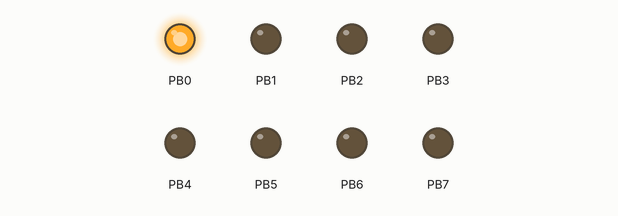
Simulated run of this program. Board: ATmega8, built with avr-gcc and emulated at 1 MHz. Shown: output pins drawn as LEDs (lit = HIGH).

Above: at 0.5 s.
At 2.5 s:
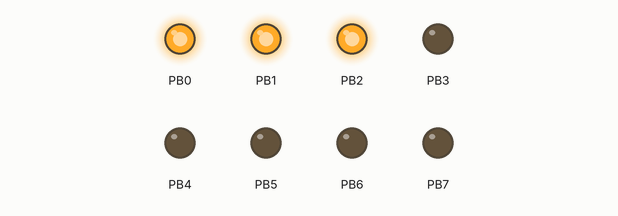
At 4.5 s:
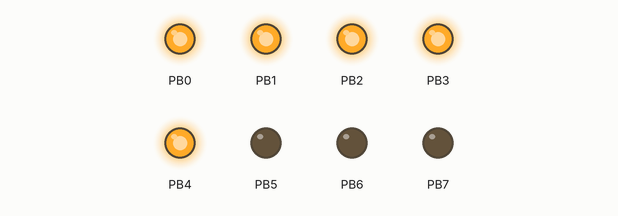
At 8.5 s:
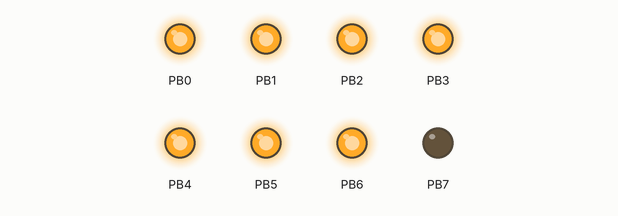
At 11.5 s:
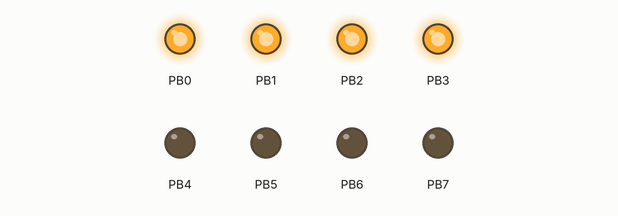
At 16.5 s:
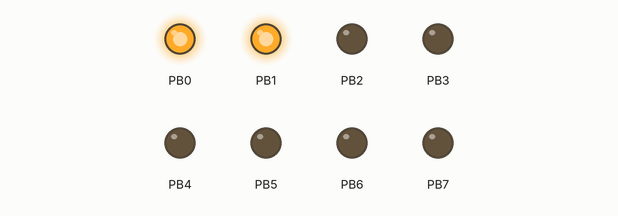
Timing chart, 0 to 17.3 s (numbered marks = the images above):
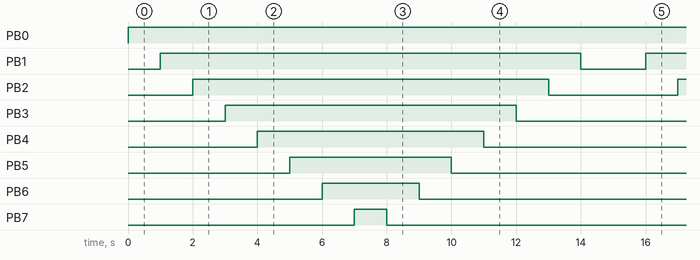

The program:

main.c
```c
/*
 * Project4LedonOff_reverse.c
 *
 * Created: 8/2/2019 8:46:52 PM
 * Author : Akash Tiwari
 */
#define F_CPU 1000000UL
#include <avr/io.h>
#include <util/delay.h>

int main(void)
{
	int i;
	DDRB=0xff;
    /* Replace with your application code */
    while (1)
    {

		for(i=0;i<8;i++)
		{
			PORTB |=(1<<i);
			_delay_ms(1000);
		}
			for(i=7;i>0;i--)
			{
			PORTB &=~(1<<i);
			_delay_ms(1000);
			}


    }
}
```

Measured:
- by itself, PB0: LOW → HIGH at 0.00 s
- by itself, PB1: alternates HIGH for 13.0 s and LOW for 2.0 s
- by itself, PB2: alternates HIGH for 11.0 s and LOW for 4.0 s
- by itself, PB3: alternates HIGH for 9.0 s and LOW for 6.0 s
- by itself, PB4: alternates HIGH for 7.0 s and LOW for 8.0 s
- by itself, PB5: alternates HIGH for 5.0 s and LOW for 10.0 s
- by itself, PB6: alternates HIGH for 3.0 s and LOW for 12.0 s
- by itself, PB7: alternates HIGH for 1.0 s and LOW for 14.0 s
